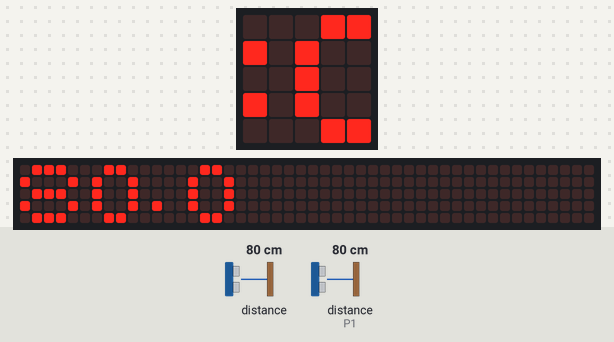
The program below on a simulated BBC micro:bit running MicroPython. Parts: the board's 5×5 LED display, a strip that is not on the board, showing the scrolling text unrolled. The inputs (shaded band) are chosen by the test bench; at power-on: distance to the obstacle 80 cm, distance to the obstacle (sensor on P1) 80 cm. The echo pulse lasts 58.3 µs per cm; the 48×5 strip is a reading aid, not a part: it shows the text the display is scrolling, unrolled, one strip-width of it at a time.

Above: at 1.28 s.
1.3 s: distance to the obstacle (sensor 0) set to 2 cm
At 3.88 s:
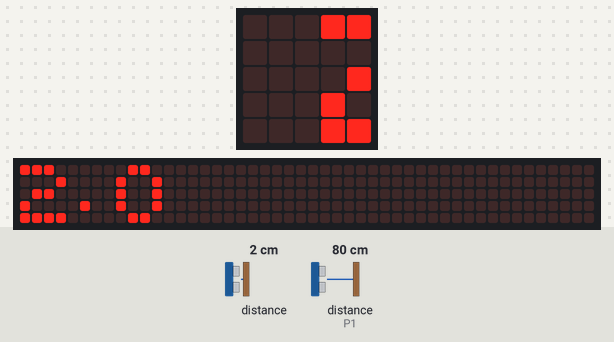
10.1 s: distance to the obstacle (sensor 0) set to 4 cm
At 12.13 s:
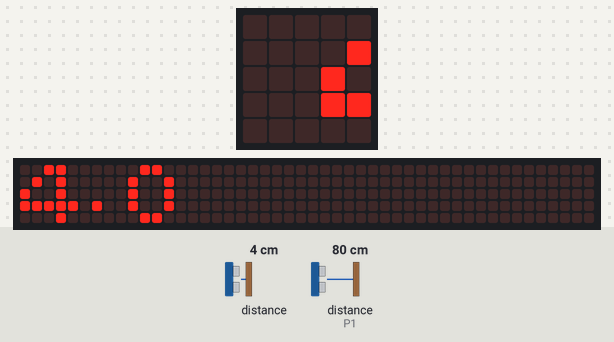
14.7 s: distance to the obstacle (sensor 0) set to 9 cm
At 15.03 s:
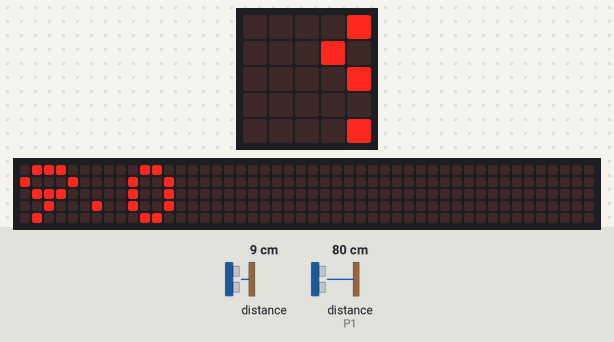

The program:

Ultrasonic_distance_sensor_test_method_A_02-main.py
```python
# Ultrasonic distance measurement with HC-SR04
# This version works on Micro:Bit v1 and v2

# Wiring
# Micro:Bit - HC-SR04+:
# V0/GND - gnd
# 3V - vcc
# Pin0 - trig
# Pin1 - echo

from microbit import *
#import utime
import machine

# Setup pins
trig = pin0
echo = pin1

# Ensure trig is low initially
trig.write_digital(0)
echo.read_digital()

def get_distance():
    # 1. Send a 10 microsecond pulse
    trig.write_digital(1)
    #utime.sleep_us(10)
    trig.write_digital(0)

    # 2. Measure the duration of the Echo pulse in microseconds
    # machine.time_pulse_us returns the time in us, or -1/-2 on timeout
    duration = machine.time_pulse_us(echo, 1, 30000) # 30ms timeout

    if duration > 0:
        # 3. Calculate distance in cm
        # Speed of sound: 0.0343 cm/us
        distance = (duration * 0.0343) / 2
        return distance
    else:
        return None

while True:
    dist = get_distance()
    if dist is not None:
        #print("Distance: {:.2f} cm".format(dist))
        display.scroll("{:.1f}".format(dist))
    else:
        #print("Out of range")
        display.scroll("...")

    sleep(200)
```
